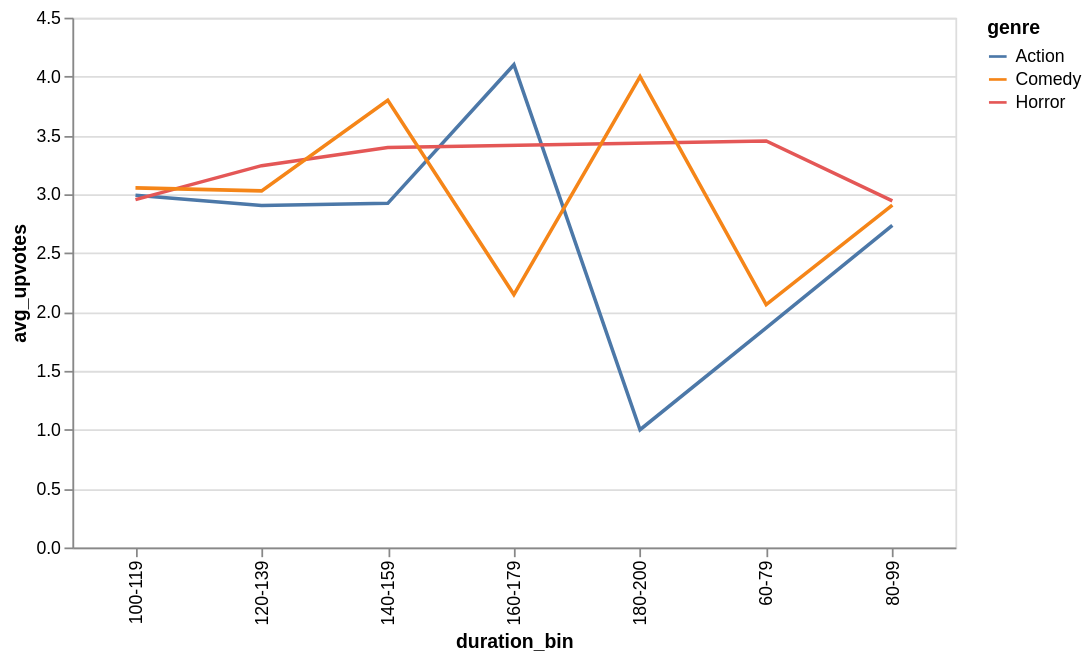

The code cell stored with this chart in its notebook:
### Code cell
# For RQ3 viz
# line plot 
# drawing on relatinoships
alt.Chart(df3).mark_line().encode(x = "duration_bin", y = "avg_upvotes",
                                color = "genre").properties(width = 500)

### Figure 1 — Vega-Lite specification as saved in the notebook (floating-point values rounded to 4 significant figures)
{"config": {"view": {"continuousWidth": 300, "continuousHeight": 300}}, "data": {"name": "data-553008bbed22f1c67c426ea4248e5575"}, "mark": {"type": "line"}, "encoding": {"color": {"field": "genre", "type": "nominal"}, "x": {"field": "duration_bin", "type": "nominal"}, "y": {"field": "avg_upvotes", "type": "quantitative"}}, "width": 500, "$schema": "https://vega.github.io/schema/vega-lite/v5.20.1.json", "datasets": {"data-553008bbed22f1c67c426ea4248e5575": [{"avg_upvotes": 4.1, "genre": "Action", "duration_bin": "160-179"}, {"avg_upvotes": 3.398, "genre": "Horror", "duration_bin": "140-159"}, {"avg_upvotes": 3.054, "genre": "Comedy", "duration_bin": "100-119"}, {"avg_upvotes": 2.148, "genre": "Comedy", "duration_bin": "160-179"}, {"avg_upvotes": 2.944, "genre": "Horror", "duration_bin": "80-99"}, {"avg_upvotes": 3.243, "genre": "Horror", "duration_bin": "120-139"}, {"avg_upvotes": 4.0, "genre": "Comedy", "duration_bin": "180-200"}, {"avg_upvotes": 3.453, "genre": "Horror", "duration_bin": "60-79"}, {"avg_upvotes": 2.063, "genre": "Comedy", "duration_bin": "60-79"}, {"avg_upvotes": 2.923, "genre": "Action", "duration_bin": "140-159"}, {"avg_upvotes": 3.029, "genre": "Comedy", "duration_bin": "120-139"}, {"avg_upvotes": 1.865, "genre": "Action", "duration_bin": "60-79"}, {"avg_upvotes": 1.0, "genre": "Action", "duration_bin": "180-200"}, {"avg_upvotes": 2.736, "genre": "Action", "duration_bin": "80-99"}, {"avg_upvotes": 2.992, "genre": "Action", "duration_bin": "100-119"}, {"avg_upvotes": 2.907, "genre": "Comedy", "duration_bin": "80-99"}, {"avg_upvotes": 2.904, "genre": "Action", "duration_bin": "120-139"}, {"avg_upvotes": 3.798, "genre": "Comedy", "duration_bin": "140-159"}, {"avg_upvotes": 2.954, "genre": "Horror", "duration_bin": "100-119"}]}}
